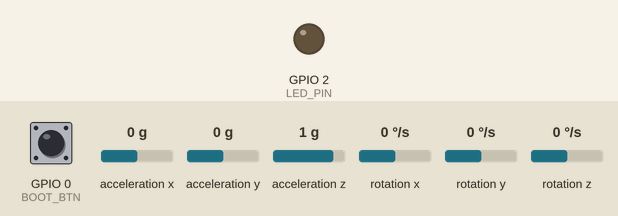
Recording of a sketch running on a simulated ESP32. Shown: output pins drawn as LEDs (lit = HIGH). The test bench sets the inputs (shaded band); at power-on: GPIO 0 (BOOT_BTN) HIGH, acceleration x 0 g, acceleration y 0 g, acceleration z 1 g, rotation x 0 °/s, rotation y 0 °/s, rotation z 0 °/s. Storage starts empty; what the sketch prints to the serial monitor is not drawn.

Above: at 1.2 s.
1.3 s: GPIO 0 (BOOT_BTN) pulled LOW for 0.15 s
At 1.6 s:
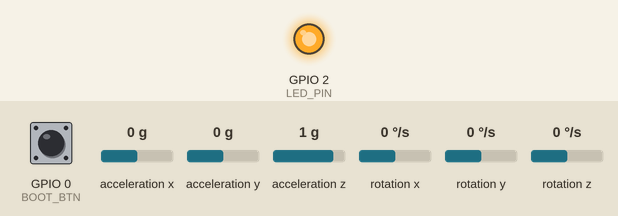
Timing chart, 0 to 4.3 s (numbered marks = the images above; inputs shaded):
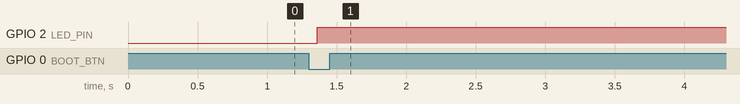

Measured:
- after the input at 1.3 s, GPIO 2 (LED_PIN): LOW → HIGH after 0.06 s

The sketch:

esp32_data_collect.ino
```cpp
#include <Wire.h>
#include <MPU6050.h>
#include <SPI.h>
#include <SD.h>

// ---------- Pins (ESP32 VSPI default) ----------
const int SD_SCK  = 18;
const int SD_MISO = 19;
const int SD_MOSI = 23;
const int SD_CS   = 5;    // Change if your module uses a different CS
const int BOOT_BTN = 0;   // On-board BOOT button (active LOW)
const int LED_PIN  = 2;   // On-board LED on many ESP32 dev boards

// ---------- Globals ----------
MPU6050 mpu;
SPIClass spi(VSPI);
File dataFile;

bool isLogging = false;
bool lastBtn = HIGH;
unsigned long lastDebounce = 0;
const unsigned long debounceMs = 50;

uint16_t fileIndex = 0;
char filename[32];

// Flush every N lines to reduce wear but ensure data is saved
const uint16_t FLUSH_EVERY = 10;
uint16_t linesSinceFlush = 0;

// ---------- Helpers ----------
bool openNewSessionFile() {
  // Find next available /imu_XXX.csv
  for (; fileIndex < 1000; fileIndex++) {
    snprintf(filename, sizeof(filename), "/imu_%03u.csv", fileIndex);
    if (!SD.exists(filename)) break;
  }
  if (fileIndex >= 1000) {
    Serial.println("❌ Too many files (imu_000.csv..imu_999.csv already exist).");
    return false;
  }

  dataFile = SD.open(filename, FILE_WRITE);
  if (!dataFile) {
    Serial.printf("❌ Failed to open %s for writing.\n", filename);
    return false;
  }

  dataFile.println("Time(ms),AccX_g,AccY_g,AccZ_g,GyroX_dps,GyroY_dps,GyroZ_dps");
  dataFile.flush();  // ensure header is saved
  linesSinceFlush = 0;

  Serial.printf("✅ Logging to %s\n", filename);
  return true;
}

void startLogging() {
  if (isLogging) return;
  if (!openNewSessionFile()) {
    Serial.println("❌ Cannot start logging: file open failed.");
    return;
  }
  isLogging = true;
  digitalWrite(LED_PIN, HIGH);
  Serial.println("▶️ Logging STARTED");
}

void stopLogging() {
  if (!isLogging) return;
  if (dataFile) {
    dataFile.flush();
    dataFile.close();
  }
  isLogging = false;
  digitalWrite(LED_PIN, LOW);
  Serial.println("⏹️ Logging STOPPED (file closed).");
}

void writeIMUOnce() {
  int16_t ax, ay, az, gx, gy, gz;
  mpu.getAcceleration(&ax, &ay, &az);
  mpu.getRotation(&gx, &gy, &gz);

  // Convert to g and deg/s (assuming default ±2g, ±250 dps)
  const float ACC_LSB = 16384.0f;
  const float GYR_LSB = 131.0f;

  float accX = ax / ACC_LSB;
  float accY = ay / ACC_LSB;
  float accZ = az / ACC_LSB;

  float gyroX = gx / GYR_LSB;
  float gyroY = gy / GYR_LSB;
  float gyroZ = gz / GYR_LSB;

  if (!dataFile) {
    Serial.println("❌ Data file lost/closed unexpectedly.");
    stopLogging();
    return;
  }

  dataFile.print(millis()); dataFile.print(',');
  dataFile.print(accX, 6);  dataFile.print(',');
  dataFile.print(accY, 6);  dataFile.print(',');
  dataFile.print(accZ, 6);  dataFile.print(',');
  dataFile.print(gyroX, 6); dataFile.print(',');
  dataFile.print(gyroY, 6); dataFile.print(',');
  dataFile.println(gyroZ, 6);

  if (++linesSinceFlush >= FLUSH_EVERY) {
    dataFile.flush();
    linesSinceFlush = 0;
  }
}

// ---------- Setup/Loop ----------
void setup() {
  Serial.begin(115200);
  while (!Serial) {}

  pinMode(BOOT_BTN, INPUT_PULLUP);
  pinMode(LED_PIN, OUTPUT);
  digitalWrite(LED_PIN, LOW);

  // Init I2C + MPU6050
  Wire.begin();              // SDA=21, SCL=22 by default
  mpu.initialize();
  if (!mpu.testConnection()) {
    Serial.println("❌ MPU6050 connection failed. Check wiring and power (3.3V).");
  } else {
    Serial.println("✅ MPU6050 connected.");
  }

  // Init SPI + SD (explicit pins + safer clock)
  spi.begin(SD_SCK, SD_MISO, SD_MOSI, SD_CS);
  // Try a moderate SPI clock; some modules/cards are picky. You can increase later.
  if (!SD.begin(SD_CS, spi, 10 * 1000 * 1000)) { // 10 MHz
    Serial.println("❌ SD init failed. Check CS pin wiring, power (3.3V), and card format (FAT32).");
    // Don't halt; you can still see messages
  } else {
    Serial.println("✅ SD initialized.");
    uint8_t type = SD.cardType();
    Serial.print("Card type: ");
    if (type == CARD_MMC) Serial.println("MMC");
    else if (type == CARD_SD) Serial.println("SDSC");
    else if (type == CARD_SDHC) Serial.println("SDHC/SDXC");
    else Serial.println("Unknown");
    Serial.printf("Card size: %llu MB\n", SD.cardSize() / (1024ULL * 1024ULL));
  }

  Serial.println("Press BOOT button to START/STOP logging.");
}

void loop() {
  // Debounced BOOT button toggle (active LOW)
  int reading = digitalRead(BOOT_BTN);
  if (reading != lastBtn) {
    lastDebounce = millis();
  }
  if ((millis() - lastDebounce) > debounceMs) {
    // On press event (HIGH -> LOW)
    static bool prevStable = HIGH;
    bool stable = reading;
    if (prevStable == HIGH && stable == LOW) {
      if (!isLogging) startLogging();
      else            stopLogging();
      delay(180); // extra guard against double-fire
    }
    prevStable = stable;
  }
  lastBtn = reading;

  // Log at your desired rate while active
  if (isLogging) {
    writeIMUOnce();
    delay(100); // ~10 Hz; adjust as needed
  }
}
```
